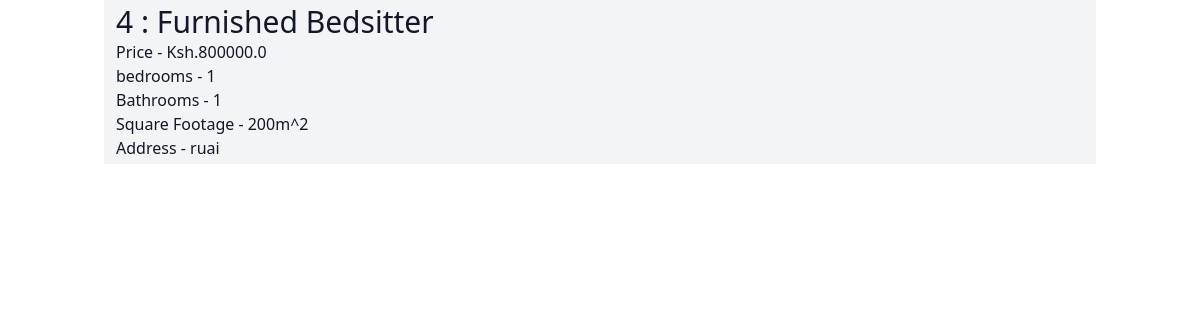
/all_listings/single_listing/4, run on the app's committed database.
### elevate/models.py (models this page shows, shortened)
class Listing(models.Model):
    title = models.CharField(max_length=200)
    price = models.FloatField()
    number_of_bedrooms = models.IntegerField()
    number_of_bathrooms = models.IntegerField()
    square_footage = models.IntegerField()
    address = models.CharField(max_length=100)
    image = models.ImageField()

### elevate/views.py (the view)
# urls.py: path('all_listings/single_listing/<pk>', views.single_listing, name='single_listing'),
def single_listing(request, pk):
    single_listing = Listing.objects.get(id=pk)
    context = {
        'listing':single_listing
    }
    return render(request, 'listing.html', context)

### elevate/templates/listing.html (shortened to what this page needs)
{% extends 'base.html' %}
    {% block content %}
    <div class="px-3 py-1 bg-gray-100 rounded-sm">
      <h3 class="text-3xl text-gray-900">
        {{ listing.id }} : {{ listing.title }}
      </h3>
      <p class="text-gray-900">Price - Ksh.{{ listing.price }}</p>
      <p class="text-gray-900">bedrooms - {{ listing.number_of_bedrooms }}</p>
      <p class="text-gray-900">Bathrooms - {{ listing.number_of_bathrooms }}</p>
      <p class="text-gray-900">
        Square Footage - {{ listing.square_footage }}m^2
      </p>
      <p class="text-gray-900">Address - {{ listing.address }}</p>
    </div>
    {% endblock content %}

### data on the page
Listing: id "4", title "Furnished Bedsitter", price "800000.0", number_of_bedrooms "1", number_of_bathrooms "1", square_footage "200", address "ruai"
